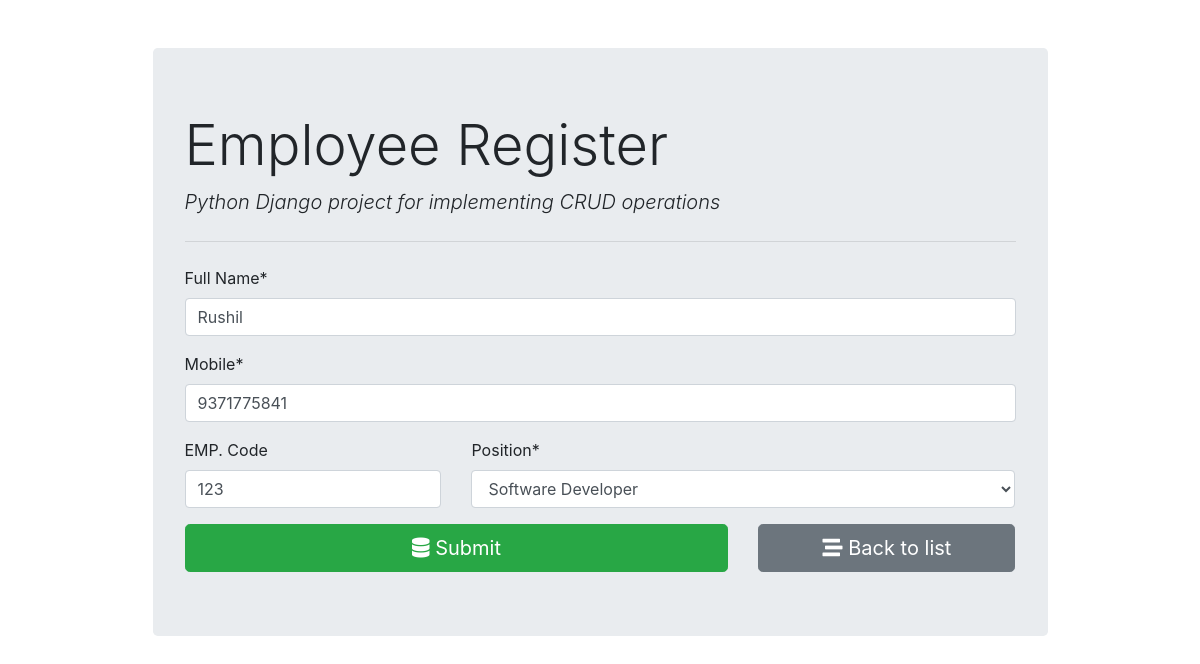
/employee/1/, run on the app's committed database.
### employee_register/models.py (models this page shows)
class Employee(models.Model):
    fullname = models.CharField(max_length=100)
    emp_code = models.CharField(max_length=3)
    mobile= models.CharField(max_length=15)
    position= models.ForeignKey(Position,on_delete=models.CASCADE)

### employee_register/views.py (the view, shortened to what this page needs)
# urls.py: path('', views.employee_form,name='employee_insert'), # get and post req. for insert operation
def employee_form(request, id=0):
    if request.method == "GET":
        if id == 0:
            form = EmployeeForm()
        else:
            employee = Employee.objects.get(pk=id)
            form = EmployeeForm(instance=employee)
        return render(request, "employee_register/employee_form.html", {'form': form})

### employee_register/forms.py
class EmployeeForm(forms.ModelForm):
    class Meta:
        model = Employee
        fields = ('fullname','mobile','emp_code','position')
        labels = {
            'fullname':'Full Name',
            'emp_code':'EMP. Code'
        }
    def __init__(self, *args, **kwargs):
        super(EmployeeForm,self).__init__(*args, **kwargs)
        self.fields['position'].empty_label = "Select"
        self.fields['emp_code'].required = False

### employee_register/models.py (called while the page is built)
    def __str__(self):
        return self.title

### employee_register/templates/employee_register/employee_form.html (shortened to what this page needs)
{% extends "employee_register/base.html" %}
{% load crispy_forms_tags %}
{% block content %}
<form action="" method="post" autocomplete="off">
    {{form.fullname|as_crispy_field}}
    {{form.mobile|as_crispy_field}}
    <div class="row">
        <div class="col-md-4">
            {{form.emp_code|as_crispy_field}}
        </div>
        <div class="col-md-8">
            {{form.position|as_crispy_field}}
        </div>
    </div>
    <div class="row">
        <div class="col-md-8">
            <button type="submit" class="btn btn-success btn-block btn-lg"><i class="fas fa-database"></i>
                Submit</button>
        </div>
        <div class="col-md-4">
            <a href="{% url 'employee_list' %}" class="btn btn-secondary btn-block btn-lg">
                <i class="fas fa-stream"></i> Back to list
            </a>
        </div>
    </div>
</form>
{% endblock content %}

### data on the page
Employee: fullname "Rushil", mobile "9371775841", emp_code "123", position "Software Developer"
